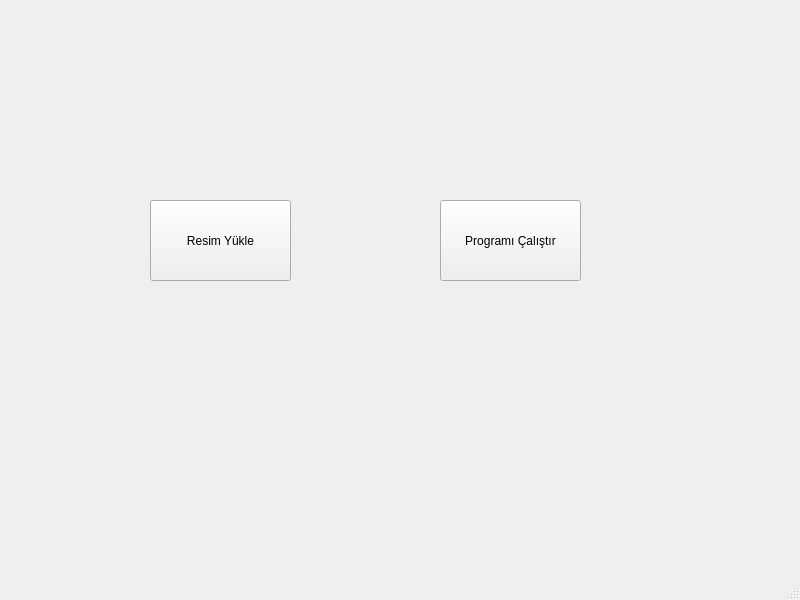
<?xml version="1.0" encoding="UTF-8"?>
<ui version="4.0">
 <class>MainWindow</class>
 <widget class="QMainWindow" name="MainWindow">
  <property name="geometry">
   <rect>
    <x>0</x>
    <y>0</y>
    <width>800</width>
    <height>600</height>
   </rect>
  </property>
  <property name="windowTitle">
   <string>MainWindow</string>
  </property>
  <widget class="QWidget" name="centralwidget">
   <widget class="QPushButton" name="pushButton">
    <property name="geometry">
     <rect>
      <x>150</x>
      <y>200</y>
      <width>141</width>
      <height>81</height>
     </rect>
    </property>
    <property name="text">
     <string>Resim Yükle</string>
    </property>
   </widget>
   <widget class="QPushButton" name="pushButton_3">
    <property name="geometry">
     <rect>
      <x>440</x>
      <y>200</y>
      <width>141</width>
      <height>81</height>
     </rect>
    </property>
    <property name="text">
     <string>Programı Çalıştır</string>
    </property>
   </widget>
   <zorder>pushButton_3</zorder>
   <zorder>pushButton</zorder>
  </widget>
  <widget class="QMenuBar" name="menubar">
   <property name="geometry">
    <rect>
     <x>0</x>
     <y>0</y>
     <width>800</width>
     <height>24</height>
    </rect>
   </property>
  </widget>
  <widget class="QStatusBar" name="statusbar"/>
 </widget>
 <resources/>
 <connections/>
</ui>
